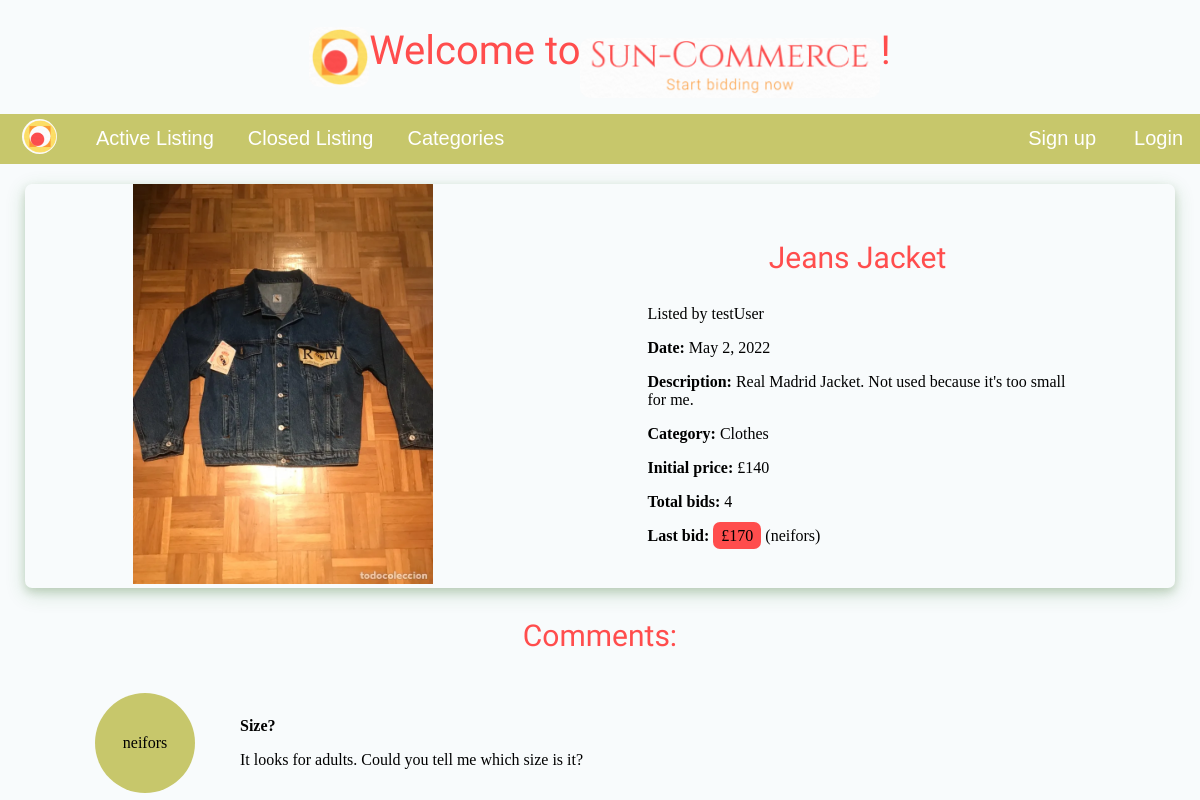
Page /4/ on the committed database.
### auctions/models.py (models this page shows, shortened)
class Auction(models.Model):
   user = models.ForeignKey(User, on_delete=models.CASCADE, null=False)
   title = models.CharField(max_length=100, null=False)
   description = models.TextField(max_length=1000, null=False)
   initial_price = models.IntegerField(null=False)
   date = models.DateField(default=datetime.date.today)
   photo = models.ImageField(upload_to='pics/', null=True, blank=True)
   category = models.ForeignKey(Category, on_delete=models.SET_NULL, null=True, blank=True)
   active = models.BooleanField(default=True)

class Category(models.Model):
    name = models.CharField(max_length=100)
    photo = models.ImageField(upload_to='pics/', null=True, blank=True)
    def __str__(self):
       return self.name

class Bid(models.Model):
   user = models.ForeignKey(User, on_delete=models.CASCADE, null=False)
   auction = models.ForeignKey(Auction, on_delete=models.CASCADE, null=False)
   amount = models.IntegerField()
   date = models.DateField(default=datetime.date.today)
   def __str__(self):
       return f"{self.amount}"

class Comment(models.Model):
   user = models.ForeignKey(User, on_delete=models.CASCADE, null=False)
   title = models.CharField(max_length=50)
   message = models.TextField(max_length=400)
   auction = models.ForeignKey(Auction, on_delete=models.CASCADE, null=False)
   date = models.DateField(default=datetime.date.today)

### auctions/views.py (the view, shortened to what this page needs)
# urls.py: path('<int:id>/', views.show, name='auctions-show'),
def show(request, id):
    auction = get_object_or_404(Auction, pk=id)
    bids = Bid.objects.filter(auction_id = id)
    last_bid = bids.order_by('-amount')
    if not last_bid:
        last_bid = ['--']
    error = ""
    comments = Comment.objects.filter(auction_id = id)
    if request.user.is_authenticated:
        is_in_watchlist = Watchlist.objects.filter(user=request.user, auction=auction)
    else:
        is_in_watchlist = []
    data = {
        'total_bids' : len(bids),
        'last_bid' : last_bid[0],
        'comments' : comments,
        'auction': auction,
        'bid_form' : NewBidForm(),
        'comment_form' : NewCommentForm(),
        'error': error,
        'is_in_watchlist': True if len(is_in_watchlist) else False
    }
    return render(request, 'auctions/auction.html', data)

### auctions/templates/auctions/auction.html (shortened to what this page needs)
{% extends "auctions/layout.html" %}
{% block content %}
<div class="auction-img-info">
    <div class="auction-big-image">
        <img class="auction-photo" style="max-height: 400px;
            max-width: max-content;" src="{{ auction.photo.url }}" alt="Product img">
    </div>
    <div class="info">
        <h3>{{auction.title}}</h3>
        <p>Listed by {{ auction.user }}</p>
        <p><strong>Date:</strong>  {{ auction.date }}</p>
        <p><strong>Description:</strong> {{ auction.description }}</p>
        <p><strong>Category:</strong> {{ auction.category }}</p>
        <p><strong>Initial price:</strong> £{{ auction.initial_price }}</p>
        <p><strong>Total bids:</strong> {{ total_bids }}</p>
        <p><strong>Last bid: </strong><span>£{{ last_bid }}</span> ({{ last_bid.user }})</p>
    </div>
</div>
{% if comments %}
    <h3>Comments:</h3>
    <div class="comments-wrapper">
        {% for comment in comments %}
        <div class="comment-wrapper">
            <div class="comment-user-pic">
                <div class="username">{{comment.user}}</div>
            </div>
            <div class="comment-content">
                <p><strong>{{ comment.title }}</strong></p>
                <p>{{ comment.message }}</p>
            </div>
        </div>
        {% endfor %}
    </div>
{% else%}
    <h3 style="color: #ff9933;">There are no comments</h3>
{% endif %}
{% endblock content %}

### auctions/static/css/styles.css (style rules this page uses)
body { margin: 0; background-color: rgba(232, 244, 245, 0.275); }
h3 { text-align: center; font-size: 30px; font-family: 'Joan', serif; font-weight: lighter; color: #ff4d4d; }
div.auction-img-info { display: flex; flex-direction: row; align-items: center; justify-content: space-around; margin: 25px; box-shadow: 0 4px 8px 0 rgba(66, 108, 45, 0.2), 0 6px 20px 0 rgba(34, 109, 39, 0.19); border-radius: 7px; margin-top: 20px; }
div.auction-img-info div.info { width: 35vw; }
div.auction-img-info div.info p span { background-color: #ff4d4d; border: none; border-radius: 7px; padding: 5px 8px; cursor: pointer; }
div.comments-wrapper { display: flex; flex-direction: column-reverse; align-items: center; margin: 0 20px; }
div.comments-wrapper div.comment-wrapper { display: flex; flex-direction: row; align-items: center; margin: 10px 0; }
div.comments-wrapper div.comment-wrapper div.comment-user-pic { width: 20vw; display: flex; justify-content: center; }
div.comments-wrapper div.comment-wrapper div.comment-user-pic div.username { display: flex; flex-direction: column; align-items: center; justify-content: center; background-color: #c7c76b; width: 100px; height: 100px; border-radius: 50px; margin-left: 50px; }
div.comments-wrapper div.comment-wrapper div.comment-content { width: 80vw; }

### rows in the picture
Auction: photo (picture), title "Jeans Jacket", user "testUser", date "May 2, 2022", description "Real Madrid Jacket. Not used because it's too small for me.", category "Clothes", initial_price "140"
Bid: amount "170", user "neifors"
Comment: user "neifors", title "Size?", message "It looks for adults. Could you tell me which size is it?"

### other values in the picture
{{ total_bids }} "4"
